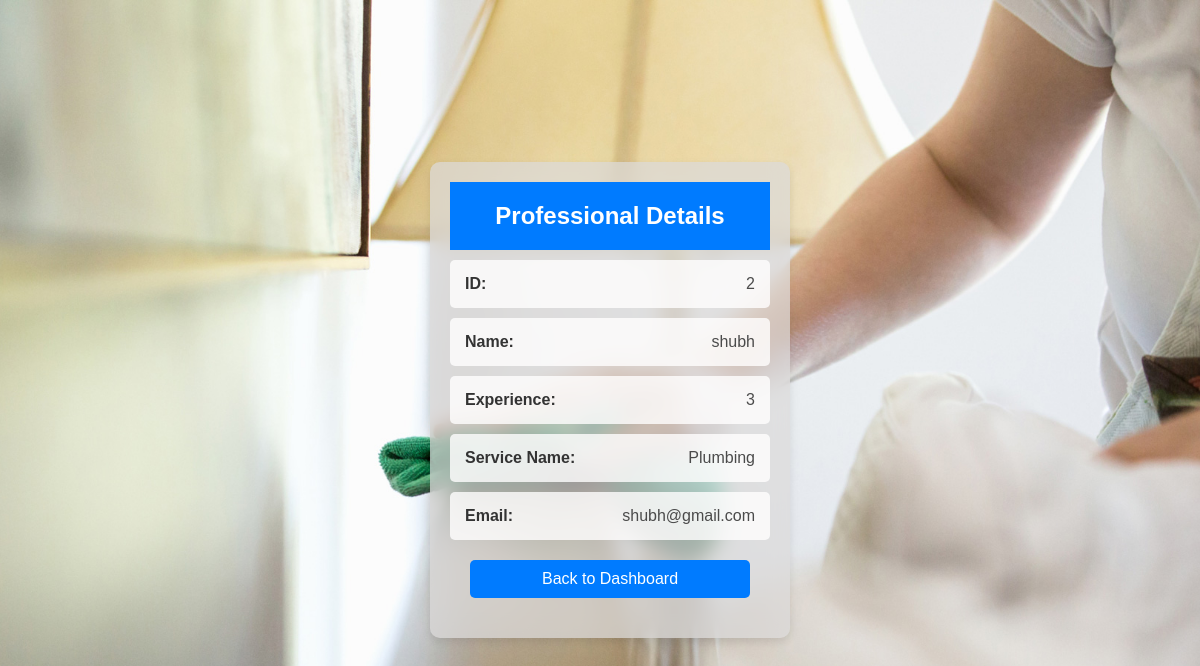
The page /professional/2 on the database its author committed.
### backend/models.py (models this page shows)
class User(db.Model):
    __tablename__="User"
    user_id = db.Column(db.Integer, primary_key=True)
    uname=db.Column(db.String(20), nullable = False)
    pwd = db.Column(db.String(20), nullable = False)
    role = db.Column(db.Integer, nullable=False)
    status = db.Column(db.String(10), default='pending', nullable=False)
    customer_information = db.relationship('CustomerInformation', back_populates='user', uselist=False)
    professional_information = db.relationship('ProfessionalInformation', back_populates='user', uselist=False, cascade='all, delete-orphan' )

class ProfessionalInformation(db.Model):
    __tablename__ = "professional_information"
    user_id = db.Column(db.Integer, db.ForeignKey('User.user_id'), primary_key=True)
    email = db.Column(db.String(50), unique=True, nullable=False)
    service_name = db.Column(db.String(50), nullable=False)
    experience = db.Column(db.Integer, nullable=False)
    user = db.relationship('User', back_populates='professional_information')

### app.py (the view)
@app.route('/professional/<int:professional_id>')
def professional_details(professional_id):
    professional = User.query.get(professional_id)
    if professional and professional.professional_information:
        details = {
            'id': professional.user_id,
            'name': professional.uname,
            'experience': professional.professional_information.experience,
            'service_name': professional.professional_information.service_name,
            'email': professional.professional_information.email
        }
        return render_template('professional_details.html', details=details)
    else:
        flash('Professional not found.', 'error')
        return redirect(url_for('dashboard'))

### templates/professional_details.html (shortened to what this page needs)
<!DOCTYPE html>
<html lang="en">
<head>
    <link rel="stylesheet" href="/static/adminhome.css">
</head>
<body>
    <div class="summary-container">
        <h2>Professional Details</h2>
        <ul>
            <li><span>ID:</span> {{ details.id }}</li>
            <li><span>Name:</span> {{ details.name }}</li>
            <li><span>Experience:</span> {{ details.experience }}</li>
            <li><span>Service Name:</span> {{ details.service_name }}</li>
            <li><span>Email:</span> {{ details.email }}</li>
        </ul>
        <a href="{{ url_for('dashboard') }}">Back to Dashboard</a>
    </div>
</body>
</html>

### static/adminhome.css (style rules this page uses)
* { margin: 0; padding: 0; box-sizing: border-box; font-family: 'Poppins', sans-serif; }
body { background: url('/static/images/hehr.jpg') no-repeat center center/cover; color: #4b4b4b; }

### templates/professional_details.html (style rules this page uses)
body { font-family: 'Segoe UI', Tahoma, Geneva, Verdana, sans-serif; background: url('/static/images/picture.jpg') no-repeat center center fixed; background-size: cover; margin: 0; padding: 0; display: flex; justify-content: center; align-items: center; height: 100vh; }
.summary-container { width: 30%; max-width: 400px; background-color: rgba(220, 218, 218, 0.7); box-shadow: 0 4px 8px rgba(0, 0, 0, 0.1); border-radius: 10px; overflow: hidden; backdrop-filter: blur(10px); padding: 20px; margin-left: 20px; }
h1, h2 { color: #444; text-align: center; margin: 0; padding: 20px; background-color: #007bff; color: #fff; }
ul { list-style-type: none; padding: 0; margin: 0; }
li { margin: 10px 0; padding: 15px; background-color: rgba(255, 255, 255, 0.8); border-radius: 5px; display: flex; justify-content: space-between; align-items: center; font-size: 16px; }
li span { font-weight: bold; color: #333; }
a { display: block; text-align: center; margin: 20px; padding: 10px; background-color: #007bff; color: #fff; text-decoration: none; border-radius: 5px; transition: background-color 0.3s; }

### rows shown on the page
User: name "shubh"
ProfessionalInformation: service_name "Plumbing", email "shubh@gmail.com"

### other values the page prints
{{ details.id }} "2"
{{ details.experience }} "3"
